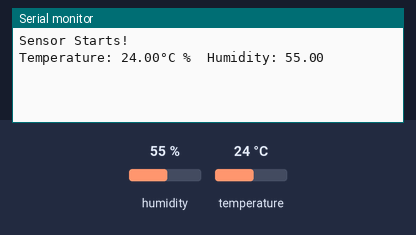
This program was run on a simulated ESP8266 (NodeMCU). Shown: the last lines printed to the serial monitor. The test bench sets the inputs (shaded band); at power-on: humidity 55 %, temperature 24 °C.

Above: at 2.2 s.
2.3 s: humidity set to 22 %
At 4.2 s:
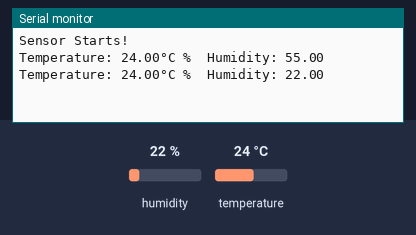
5.0 s: temperature set to 12 °C
At 6.0 s:
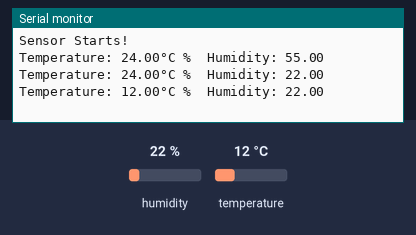
7.7 s: humidity set to 40 %
At 9.4 s:
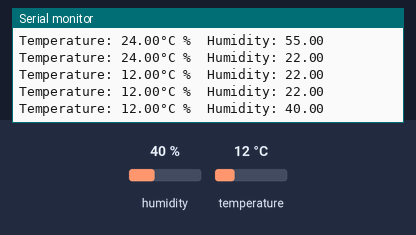
Timing chart, 0 to 10.9 s (numbered marks = the images above; inputs shaded):
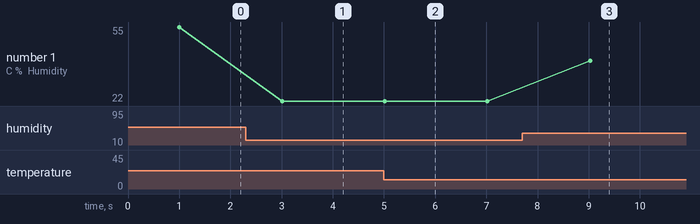

Measured:
- after the input at 2.3 s, the serial monitor: prints a new line after 0.71 s (image 1)
- after the input at 5.0 s, the serial monitor: prints a new line at once (image 2)
- after the input at 7.7 s, the serial monitor: prints a new line after 1.3 s (image 3)
- plotted number 1: 55 → 22 after the input at 2.3 s, 22 → 40 after the input at 7.7 s

The program:

main.cpp
```cpp
#include <Arduino.h>
#include <DHT.h>

#define PIN_DHT22 2  // DHT22 센서가 연결된 핀

DHT dht(PIN_DHT22, DHT22);  // DHT 센서 객체 생성

void setup() {
  Serial.begin(115200);  // 시리얼 통신 초기화

  dht.begin();  // DHT22 센서 초기화
  delay(1000);

  Serial.println("\n\nSensor Starts!");
}

void loop() {
  float temperature = dht.readTemperature();  // 온도 데이터 읽어옴
  float humidity = dht.readHumidity();        // 습도 데이터 읽어옴
  if (isnan(humidity) || isnan(temperature)) {  // 센서 데이터에 오류가 있는 경우
    Serial.println("Failed to read from DHT sensor!");
  } else {  // 정상적인 데이터인 경우
    // 온도 데이터 출력
    Serial.print("Temperature: ");
    Serial.print(temperature);
    Serial.print("°C ");
    // 습도 데이터 출력
    Serial.print("%  Humidity: ");
    Serial.println(humidity);
  }
  delay(2000);  // 2초 대기
}
```
